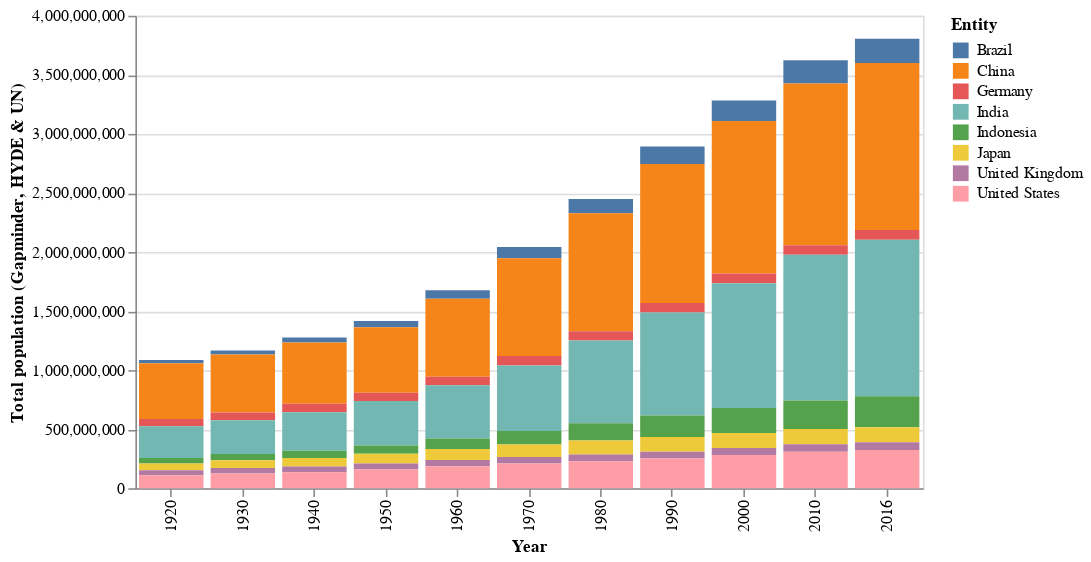

The cell this chart's notebook holds for it:
### Markdown cell above
## Population distribution for most populous countries

### Code cell
#narrows down the data to the year marking the beginning of each decade for the last 100 years
# and filters it down to the world's most populous countries
decade_lst = [1920, 1930, 1940, 1950, 1960, 1970, 1980, 1990, 2000, 2010, 2016] 
countries = ['China','India','United States','United Kingdom','Germany','Japan','Indonesia','Brazil']
by_country = data.loc[data['Year'].isin(decade_lst)].loc[data['Entity'].isin(countries)]
by_country = by_country[['Year','Entity','Total population (Gapminder, HYDE & UN)']]

#creates a stacked bar chart showing the composition of the world population by each country
alt.Chart(by_country).mark_bar().encode(
    x='Year:O',
    y='Total population (Gapminder, HYDE & UN)',
    color='Entity',
    tooltip = alt.Tooltip('Total population (Gapminder, HYDE & UN)')
).properties(
    width=500, height=300
)

### Figure 1 — Vega-Lite specification as saved in the notebook (floating-point values rounded to 4 significant figures)
{"config": {"view": {"continuousWidth": 300, "continuousHeight": 300}}, "data": {"name": "data-dcbc72a4dcee45eb2248c0f0b67ed129"}, "mark": {"type": "bar"}, "encoding": {"color": {"field": "Entity", "type": "nominal"}, "tooltip": {"field": "Total population (Gapminder, HYDE & UN)", "type": "quantitative"}, "x": {"field": "Year", "type": "ordinal"}, "y": {"field": "Total population (Gapminder, HYDE & UN)", "type": "quantitative"}}, "height": 300, "width": 500, "$schema": "https://vega.github.io/schema/vega-lite/v5.14.1.json", "datasets": {"data-dcbc72a4dcee45eb2248c0f0b67ed129": [{"Year": 1920, "Entity": "Brazil", "Total population (Gapminder, HYDE & UN)": 27660000.0}, {"Year": 1930, "Entity": "Brazil", "Total population (Gapminder, HYDE & UN)": 33890000.0}, {"Year": 1940, "Entity": "Brazil", "Total population (Gapminder, HYDE & UN)": 41550000.0}, {"Year": 1950, "Entity": "Brazil", "Total population (Gapminder, HYDE & UN)": 53980000.0}, {"Year": 1960, "Entity": "Brazil", "Total population (Gapminder, HYDE & UN)": 72180000.0}, {"Year": 1970, "Entity": "Brazil", "Total population (Gapminder, HYDE & UN)": 95110000.0}, {"Year": 1980, "Entity": "Brazil", "Total population (Gapminder, HYDE & UN)": 120700000.0}, {"Year": 1990, "Entity": "Brazil", "Total population (Gapminder, HYDE & UN)": 149000000.0}, {"Year": 2000, "Entity": "Brazil", "Total population (Gapminder, HYDE & UN)": 174800000.0}, {"Year": 2010, "Entity": "Brazil", "Total population (Gapminder, HYDE & UN)": 195700000.0}, {"Year": 2016, "Entity": "Brazil", "Total population (Gapminder, HYDE & UN)": 206200000.0}, {"Year": 1920, "Entity": "China", "Total population (Gapminder, HYDE & UN)": 471500000.0}, {"Year": 1930, "Entity": "China", "Total population (Gapminder, HYDE & UN)": 490300000.0}, {"Year": 1940, "Entity": "China", "Total population (Gapminder, HYDE & UN)": 519500000.0}, {"Year": 1950, "Entity": "China", "Total population (Gapminder, HYDE & UN)": 554400000.0}, {"Year": 1960, "Entity": "China", "Total population (Gapminder, HYDE & UN)": 660400000.0}, {"Year": 1970, "Entity": "China", "Total population (Gapminder, HYDE & UN)": 827600000.0}, {"Year": 1980, "Entity": "China", "Total population (Gapminder, HYDE & UN)": 1000000000.0}, {"Year": 1990, "Entity": "China", "Total population (Gapminder, HYDE & UN)": 1177000000.0}, {"Year": 2000, "Entity": "China", "Total population (Gapminder, HYDE & UN)": 1291000000.0}, {"Year": 2010, "Entity": "China", "Total population (Gapminder, HYDE & UN)": 1369000000.0}, {"Year": 2016, "Entity": "China", "Total population (Gapminder, HYDE & UN)": 1414000000.0}, {"Year": 1920, "Entity": "Germany", "Total population (Gapminder, HYDE & UN)": 62440000.0}, {"Year": 1930, "Entity": "Germany", "Total population (Gapminder, HYDE & UN)": 66610000.0}, {"Year": 1940, "Entity": "Germany", "Total population (Gapminder, HYDE & UN)": 71430000.0}, {"Year": 1950, "Entity": "Germany", "Total population (Gapminder, HYDE & UN)": 69970000.0}, {"Year": 1960, "Entity": "Germany", "Total population (Gapminder, HYDE & UN)": 73410000.0}, {"Year": 1970, "Entity": "Germany", "Total population (Gapminder, HYDE & UN)": 78580000.0}, {"Year": 1980, "Entity": "Germany", "Total population (Gapminder, HYDE & UN)": 78280000.0}, {"Year": 1990, "Entity": "Germany", "Total population (Gapminder, HYDE & UN)": 79050000.0}, {"Year": 2000, "Entity": "Germany", "Total population (Gapminder, HYDE & UN)": 81400000.0}, {"Year": 2010, "Entity": "Germany", "Total population (Gapminder, HYDE & UN)": 80830000.0}, {"Year": 2016, "Entity": "Germany", "Total population (Gapminder, HYDE & UN)": 82190000.0}, {"Year": 1920, "Entity": "India", "Total population (Gapminder, HYDE & UN)": 267800000.0}, {"Year": 1930, "Entity": "India", "Total population (Gapminder, HYDE & UN)": 285500000.0}, {"Year": 1940, "Entity": "India", "Total population (Gapminder, HYDE & UN)": 324400000.0}, {"Year": 1950, "Entity": "India", "Total population (Gapminder, HYDE & UN)": 376300000.0}, {"Year": 1960, "Entity": "India", "Total population (Gapminder, HYDE & UN)": 450500000.0}, {"Year": 1970, "Entity": "India", "Total population (Gapminder, HYDE & UN)": 555200000.0}, {"Year": 1980, "Entity": "India", "Total population (Gapminder, HYDE & UN)": 699000000.0}, {"Year": 1990, "Entity": "India", "Total population (Gapminder, HYDE & UN)": 873300000.0}, {"Year": 2000, "Entity": "India", "Total population (Gapminder, HYDE & UN)": 1057000000.0}, {"Year": 2010, "Entity": "India", "Total population (Gapminder, HYDE & UN)": 1234000000.0}, {"Year": 2016, "Entity": "India", "Total population (Gapminder, HYDE & UN)": 1325000000.0}, {"Year": 1920, "Entity": "Indonesia", "Total population (Gapminder, HYDE & UN)": 47290000.0}, {"Year": 1930, "Entity": "Indonesia", "Total population (Gapminder, HYDE & UN)": 53400000.0}, {"Year": 1940, "Entity": "Indonesia", "Total population (Gapminder, HYDE & UN)": 61820000.0}, {"Year": 1950, "Entity": "Indonesia", "Total population (Gapminder, HYDE & UN)": 69540000.0}, {"Year": 1960, "Entity": "Indonesia", "Total population (Gapminder, HYDE & UN)": 87750000.0}, {"Year": 1970, "Entity": "Indonesia", "Total population (Gapminder, HYDE & UN)": 114800000.0}, {"Year": 1980, "Entity": "Indonesia", "Total population (Gapminder, HYDE & UN)": 147400000.0}, {"Year": 1990, "Entity": "Indonesia", "Total population (Gapminder, HYDE & UN)": 181400000.0}, {"Year": 2000, "Entity": "Indonesia", "Total population (Gapminder, HYDE & UN)": 211500000.0}, {"Year": 2010, "Entity": "Indonesia", "Total population (Gapminder, HYDE & UN)": 241800000.0}, {"Year": 2016, "Entity": "Indonesia", "Total population (Gapminder, HYDE & UN)": 261600000.0}, {"Year": 1920, "Entity": "Japan", "Total population (Gapminder, HYDE & UN)": 55950000.0}, {"Year": 1930, "Entity": "Japan", "Total population (Gapminder, HYDE & UN)": 64330000.0}, {"Year": 1940, "Entity": "Japan", "Total population (Gapminder, HYDE & UN)": 73240000.0}, {"Year": 1950, "Entity": "Japan", "Total population (Gapminder, HYDE & UN)": 82800000.0}, {"Year": 1960, "Entity": "Japan", "Total population (Gapminder, HYDE & UN)": 93670000.0}, {"Year": 1970, "Entity": "Japan", "Total population (Gapminder, HYDE & UN)": 104900000.0}, {"Year": 1980, "Entity": "Japan", "Total population (Gapminder, HYDE & UN)": 117800000.0}, {"Year": 1990, "Entity": "Japan", "Total population (Gapminder, HYDE & UN)": 124500000.0}, {"Year": 2000, "Entity": "Japan", "Total population (Gapminder, HYDE & UN)": 127500000.0}, {"Year": 2010, "Entity": "Japan", "Total population (Gapminder, HYDE & UN)": 128500000.0}, {"Year": 2016, "Entity": "Japan", "Total population (Gapminder, HYDE & UN)": 127800000.0}, {"Year": 1920, "Entity": "United Kingdom", "Total population (Gapminder, HYDE & UN)": 43830000.0}, {"Year": 1930, "Entity": "United Kingdom", "Total population (Gapminder, HYDE & UN)": 45960000.0}, {"Year": 1940, "Entity": "United Kingdom", "Total population (Gapminder, HYDE & UN)": 48240000.0}, {"Year": 1950, "Entity": "United Kingdom", "Total population (Gapminder, HYDE & UN)": 50620000.0}, {"Year": 1960, "Entity": "United Kingdom", "Total population (Gapminder, HYDE & UN)": 52370000.0}, {"Year": 1970, "Entity": "United Kingdom", "Total population (Gapminder, HYDE & UN)": 55570000.0}, {"Year": 1980, "Entity": "United Kingdom", "Total population (Gapminder, HYDE & UN)": 56210000.0}, {"Year": 1990, "Entity": "United Kingdom", "Total population (Gapminder, HYDE & UN)": 57130000.0}, {"Year": 2000, "Entity": "United Kingdom", "Total population (Gapminder, HYDE & UN)": 58920000.0}, {"Year": 2010, "Entity": "United Kingdom", "Total population (Gapminder, HYDE & UN)": 63460000.0}, {"Year": 2016, "Entity": "United Kingdom", "Total population (Gapminder, HYDE & UN)": 66300000.0}, {"Year": 1920, "Entity": "United States", "Total population (Gapminder, HYDE & UN)": 109100000.0}, {"Year": 1930, "Entity": "United States", "Total population (Gapminder, HYDE & UN)": 125800000.0}, {"Year": 1940, "Entity": "United States", "Total population (Gapminder, HYDE & UN)": 135200000.0}, {"Year": 1950, "Entity": "United States", "Total population (Gapminder, HYDE & UN)": 158800000.0}, {"Year": 1960, "Entity": "United States", "Total population (Gapminder, HYDE & UN)": 186700000.0}, {"Year": 1970, "Entity": "United States", "Total population (Gapminder, HYDE & UN)": 209500000.0}, {"Year": 1980, "Entity": "United States", "Total population (Gapminder, HYDE & UN)": 229500000.0}, {"Year": 1990, "Entity": "United States", "Total population (Gapminder, HYDE & UN)": 252100000.0}, {"Year": 2000, "Entity": "United States", "Total population (Gapminder, HYDE & UN)": 281700000.0}, {"Year": 2010, "Entity": "United States", "Total population (Gapminder, HYDE & UN)": 309000000.0}, {"Year": 2016, "Entity": "United States", "Total population (Gapminder, HYDE & UN)": 323000000.0}]}}
